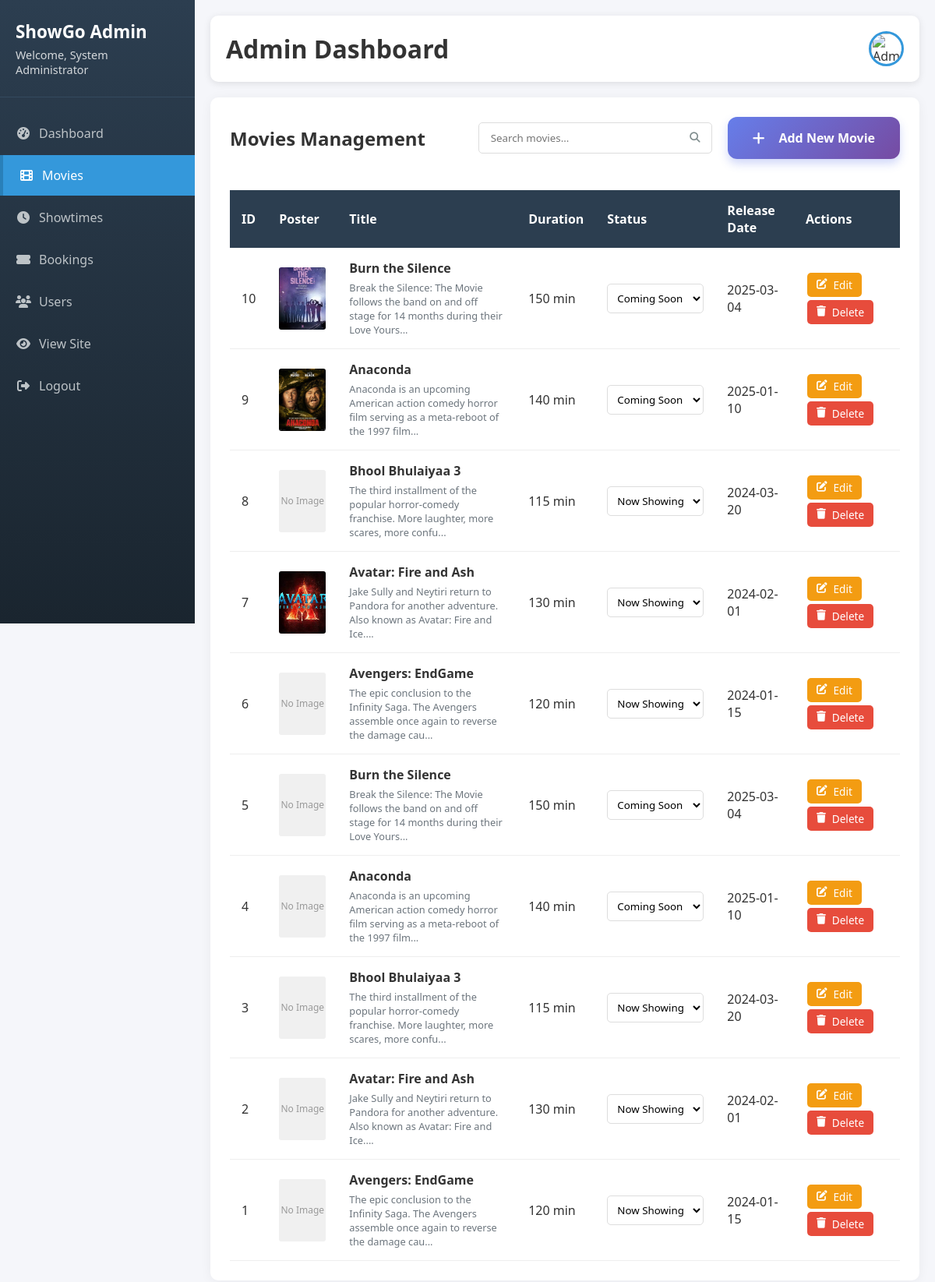
Screenshot of /admin_dashboard.php?tab=movies (signed in) with the database file from the repository.
### tables this page shows
CREATE TABLE movies (
    id INT(11) PRIMARY KEY AUTO_INCREMENT,
    title VARCHAR(255) NOT NULL,
    duration_minutes INT(11) NOT NULL,
    description TEXT,
    poster_url VARCHAR(500),
    release_date DATE,
    status ENUM('coming_soon', 'now_showing', 'ended') DEFAULT 'coming_soon',
    created_at TIMESTAMP DEFAULT CURRENT_TIMESTAMP,
    updated_at TIMESTAMP DEFAULT CURRENT_TIMESTAMP ON UPDATE CURRENT_TIMESTAMP
);

### admin-sections/movies.php (the view, shortened to what this page needs)
<?php
$search = isset($_GET['search']) ? $conn->real_escape_string($_GET['search']) : '';
$query = "SELECT * FROM movies";
$query .= " ORDER BY id DESC";
$movies = $conn->query($query);
?>
<div class="section-header">
    <h2>Movies Management</h2>
    <div class="header-actions">
        <form method="GET" class="search-form">
            <div class="search-box">
                <input type="text" name="search" placeholder="Search movies..."
                       value="<?php echo htmlspecialchars($search); ?>">
                <button type="submit"><i class="fas fa-search"></i></button>
            </div>
        </form>
        <button class="btn btn-primary" id="addMovieBtn">
            <i class="fas fa-plus"></i> Add New Movie
        </button>
    </div>
</div>
<div class="table-container">
    <table class="data-table">
        <thead>
            <tr>
                <th>ID</th>
                <th>Poster</th>
                <th>Title</th>
                <th>Duration</th>
                <th>Status</th>
                <th>Release Date</th>
                <th>Actions</th>
            </tr>
        </thead>
        <tbody>
            <?php while($movie = $movies->fetch_assoc()): ?>
            <tr>
                <td><?php echo $movie['id']; ?></td>
                <td>
                    <?php if($movie['poster_url'] && file_exists($movie['poster_url'])): ?>
                        <img src="<?php echo htmlspecialchars($movie['poster_url']); ?>"
                             alt="<?php echo htmlspecialchars($movie['title']); ?>"
                             class="table-poster">
                    <?php else: ?>
                        <div class="no-poster">No Image</div>
                    <?php endif; ?>
                </td>
                <td>
                    <strong><?php echo htmlspecialchars($movie['title']); ?></strong><br>
                    <small class="text-muted"><?php echo substr($movie['description'], 0, 100); ?>...</small>
                </td>
                <td><?php echo $movie['duration_minutes']; ?> min</td>
                <td>
                    <select class="status-select movie-status-select" data-movie-id="<?php echo $movie['id']; ?>" style="padding: 8px; border-radius: 5px; border: 1px solid #ddd; background: white; cursor: pointer;">
                        <option value="now_showing" <?php echo $movie['status'] == 'now_showing' ? 'selected' : ''; ?>>Now Showing</option>
                        <option value="coming_soon" <?php echo $movie['status'] == 'coming_soon' ? 'selected' : ''; ?>>Coming Soon</option>
                    </select>
                </td>
                <td><?php echo $movie['release_date']; ?></td>
                <td>
                    <a onclick='editMovie(
                        <?php echo $movie['id']; ?>,
                        "<?php echo addslashes($movie['title']); ?>",
                        "<?php echo addslashes($movie['description']); ?>",
                        <?php echo (int)($movie['duration_minutes'] ?? 0); ?>,
                        "<?php echo $movie['release_date'] ?? ''; ?>",
                        "<?php echo $movie['status']; ?>"
                    )' class="btn btn-sm btn-warning" style="cursor: pointer;">
                        <i class="fas fa-edit"></i> Edit
                    </a>
                    <button class="btn btn-sm btn-danger ajax-delete-movie" data-id="<?php echo $movie['id']; ?>" onclick="deleteMovie(<?php echo $movie['id']; ?>)">
                        <i class="fas fa-trash"></i> Delete
                    </button>
                </td>
            </tr>
            <?php endwhile; ?>
        </tbody>
    </table>
</div>

### admin_dashboard.php (shortened to what this page needs)
<?php
$conn = getDB();
$tab = isset($_GET['tab']) ? $_GET['tab'] : 'dashboard';
?>
<html lang="en">
<head>
    <link rel="stylesheet" href="css/admin-style.css">
    <link rel="stylesheet" href="https://cdnjs.cloudflare.com/ajax/libs/font-awesome/6.4.0/css/all.min.css">
</head>
<body>
    <div class="dashboard-container">
        <aside class="sidebar">
            <div class="logo">
                <h2>ShowGo Admin</h2>
                <p>Welcome, <?php echo htmlspecialchars($_SESSION['admin_name'] ?? 'Admin'); ?></p>
            </div>
            <nav class="sidebar-nav">
                <ul>
                    <li><a href="admin_dashboard.php" class="<?php echo $tab == 'dashboard' ? 'active' : ''; ?>">
                        <i class="fas fa-tachometer-alt"></i> Dashboard</a></li>
                    <li><a href="admin_dashboard.php?tab=movies" class="<?php echo $tab == 'movies' ? 'active' : ''; ?>">
                        <i class="fas fa-film"></i> Movies</a></li>
                    <li><a href="admin_dashboard.php?tab=showtimes" class="<?php echo $tab == 'showtimes' ? 'active' : ''; ?>">
                        <i class="fas fa-clock"></i> Showtimes</a></li>
                    <li><a href="admin_dashboard.php?tab=bookings" class="<?php echo $tab == 'bookings' ? 'active' : ''; ?>">
                        <i class="fas fa-ticket-alt"></i> Bookings</a></li>
                    <li><a href="admin_dashboard.php?tab=users" class="<?php echo $tab == 'users' ? 'active' : ''; ?>">
                        <i class="fas fa-users"></i> Users</a></li>
                    <li><a href="index.php" target="_blank"><i class="fas fa-eye"></i> View Site</a></li>
                    <li><a href="admin-logout.php"><i class="fas fa-sign-out-alt"></i> Logout</a></li>
                </ul>
            </nav>
        </aside>
        <main class="main-content">
            <header class="top-header">
                <h1>Admin Dashboard</h1>
                <div class="header-actions">
                    <div class="admin-profile">
                        <img src="images/admin.jpeg<?php echo urlencode($_SESSION['admin_username'] ?? 'Admin'); ?>&background=4A90E2&color=fff" alt="Admin">
                    </div>
                </div>
            </header>
            <div class="content-area">
                <?php
                switch($tab) {
                    case 'movies':
                        include 'admin-sections/movies.php';
                        break;
                }
                ?>
            </div>
        </main>
    </div>
</body>
</html>

### css/admin-style.css (style rules this page uses)
* { margin: 0; padding: 0; box-sizing: border-box; font-family: 'Segoe UI', Tahoma, Geneva, Verdana, sans-serif; }
body { background-color: #f5f6fa; color: #333; }
.dashboard-container { display: flex; min-height: 100vh; }
.sidebar { width: 250px; background: linear-gradient(180deg, #2c3e50, #1a252f); color: white; position: fixed; height: 100vh; overflow-y: auto; }
.logo { padding: 25px 20px; border-bottom: 1px solid #34495e; }
.logo h2 { font-size: 1.4rem; margin-bottom: 5px; }
.logo p { font-size: 0.9rem; opacity: 0.8; }
.sidebar-nav ul { list-style: none; padding: 20px 0; }
.sidebar-nav li { margin-bottom: 2px; }
.sidebar-nav a { display: flex; align-items: center; padding: 15px 20px; color: #bdc3c7; text-decoration: none; transition: all 0.3s; }
.sidebar-nav a:hover, .sidebar-nav a.active { background-color: #3498db; color: white; border-left: 4px solid #2980b9; }
.sidebar-nav i { margin-right: 10px; width: 20px; text-align: center; }
.main-content { flex: 1; margin-left: 250px; padding: 20px; }
.top-header { display: flex; justify-content: space-between; align-items: center; padding: 20px; background: white; border-radius: 10px; margin-bottom: 20px; box-shadow: 0 2px 10px rgba(0,0,0,0.1); }
.header-actions { display: flex; align-items: center; gap: 20px; }
.admin-profile img { width: 45px; height: 45px; border-radius: 50%; border: 3px solid #3498db; }
.content-area { background: white; border-radius: 10px; padding: 25px; box-shadow: 0 2px 15px rgba(0,0,0,0.05); }
.table-container { overflow-x: auto; margin-top: 20px; }
.data-table { width: 100%; border-collapse: collapse; margin-top: 10px; }
.data-table th { background-color: #2c3e50; color: white; padding: 15px; text-align: left; font-weight: 600; }
.data-table td { padding: 15px; border-bottom: 1px solid #eee; }
.btn { padding: 10px 20px; border: none; border-radius: 5px; cursor: pointer; font-size: 0.9rem; transition: all 0.3s; display: inline-flex; align-items: center; gap: 8px; text-decoration: none; }
.btn-primary { background-color: #3498db; color: white; }
.btn-warning { background-color: #f39c12; color: white; }
.btn-danger { background-color: #e74c3c; color: white; }
.btn-sm { padding: 6px 12px; font-size: 0.85rem; }
.search-form { display: flex; align-items: center; }
.search-box { position: relative; width: 300px; }
.search-box input { width: 100%; padding: 10px 40px 10px 15px; border: 1px solid #ddd; border-radius: 5px; }
.search-box button { position: absolute; right: 0; top: 0; height: 100%; background: none; border: none; padding: 0 15px; color: #7f8c8d; cursor: pointer; }
.table-poster { width: 60px; height: 80px; object-fit: cover; border-radius: 5px; }
.no-poster { width: 60px; height: 80px; background: #ecf0f1; display: flex; align-items: center; justify-content: center; border-radius: 5px; color: #7f8c8d; font-size: 0.8rem; }
.section-header { display: flex; justify-content: space-between; align-items: center; margin-bottom: 30px; flex-wrap: wrap; gap: 20px; }
.text-muted { color: #7f8c8d; font-size: 0.9rem; }
.status-select { padding: 5px 10px; border-radius: 5px; border: 1px solid #ddd; background: white; cursor: pointer; }
.text-muted { color: #6c757d; }
small.text-muted { display: block; margin-top: 5px; font-size: 0.8rem; color: #6c757d; }
.data-table .btn-sm { margin: 2px; }

### admin_dashboard.php (style rules this page uses)
.btn-primary { padding: 16px 32px; background: linear-gradient(135deg, #667eea 0%, #764ba2 100%); color: white; border: none; border-radius: 12px; font-size: 16px; font-weight: 600; cursor: pointer; transition: all 0.3s; text-decoration: none; display: inline-flex; align-items: center; justify-content: center; min-width: 140px; box-shadow: 0 6px 12px rgba(102, 126, 234, 0.3); position: relative; overflow: hidden; }
.btn-primary::before { content: ''; position: absolute; top: 0; left: -100%; width: 100%; height: 100%; background: linear-gradient(90deg, transparent, rgba(255, 255, 255, 0.2), transparent); transition: left 0.6s; }
.btn-cancel i, .btn-primary i { margin-right: 10px; font-size: 18px; }

### admin-sections/movies.php (style rules this page uses)
.table-poster { width: 60px; height: 80px; object-fit: cover; border-radius: 3px; }
.no-poster { width: 60px; height: 80px; background: #f0f0f0; display: flex; align-items: center; justify-content: center; color: #999; font-size: 12px; border-radius: 3px; }

### rows the page displays
movies: id "10", poster_url (picture), title "Burn the Silence", description "Break the Silence: The Movie follows the band on and off stage for 14 months during their Love Yours", duration_minutes "150", status+id "Coming Soon", release_date "2025-03-04"
movies: id "9", poster_url (picture), title "Anaconda", description "Anaconda is an upcoming American action comedy horror film serving as a meta-reboot of the 1997 film", duration_minutes "140", status+id "Coming Soon", release_date "2025-01-10"
movies: id "8", shows "No Image", title "Bhool Bhulaiyaa 3", description "The third installment of the popular horror-comedy franchise. More laughter, more scares, more confu", duration_minutes "115", status+id "Now Showing", release_date "2024-03-20"
movies: id "7", poster_url (picture), title "Avatar: Fire and Ash", description "Jake Sully and Neytiri return to Pandora for another adventure. Also known as Avatar: Fire and Ice.", duration_minutes "130", status+id "Now Showing", release_date "2024-02-01"
movies: id "6", shows "No Image", title "Avengers: EndGame", description "The epic conclusion to the Infinity Saga. The Avengers assemble once again to reverse the damage cau", duration_minutes "120", status+id "Now Showing", release_date "2024-01-15"
movies: id "5", shows "No Image", title "Burn the Silence", description "Break the Silence: The Movie follows the band on and off stage for 14 months during their Love Yours", duration_minutes "150", status+id "Coming Soon", release_date "2025-03-04"
movies: id "4", shows "No Image", title "Anaconda", description "Anaconda is an upcoming American action comedy horror film serving as a meta-reboot of the 1997 film", duration_minutes "140", status+id "Coming Soon", release_date "2025-01-10"
movies: id "3", shows "No Image", title "Bhool Bhulaiyaa 3", description "The third installment of the popular horror-comedy franchise. More laughter, more scares, more confu", duration_minutes "115", status+id "Now Showing", release_date "2024-03-20"
movies: id "2", shows "No Image", title "Avatar: Fire and Ash", description "Jake Sully and Neytiri return to Pandora for another adventure. Also known as Avatar: Fire and Ice.", duration_minutes "130", status+id "Now Showing", release_date "2024-02-01"
movies: id "1", shows "No Image", title "Avengers: EndGame", description "The epic conclusion to the Infinity Saga. The Avengers assemble once again to reverse the damage cau", duration_minutes "120", status+id "Now Showing", release_date "2024-01-15"

### other values shown
$_SESSION['admin_name'] "System Administrator"
